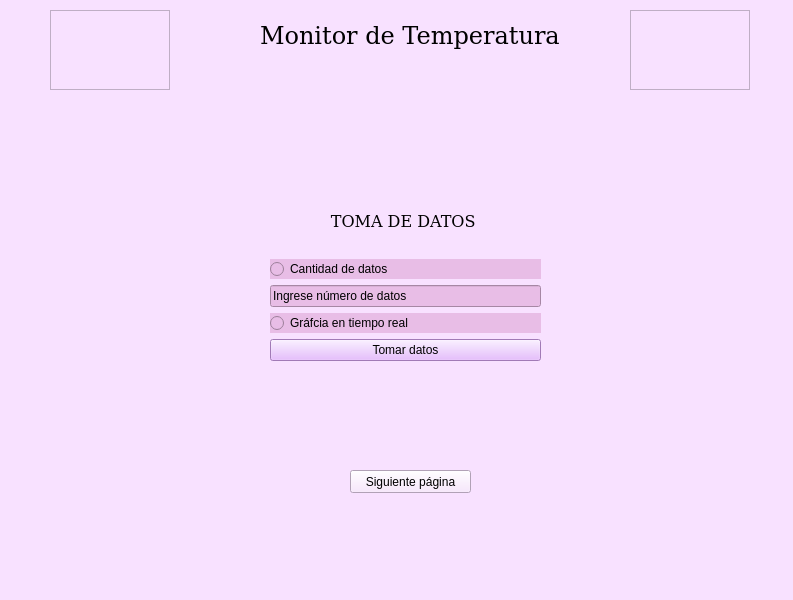
<?xml version="1.0" encoding="UTF-8"?>
<ui version="4.0">
 <class>MainWindow</class>
 <widget class="QMainWindow" name="MainWindow">
  <property name="geometry">
   <rect>
    <x>0</x>
    <y>0</y>
    <width>793</width>
    <height>600</height>
   </rect>
  </property>
  <property name="cursor">
   <cursorShape>ArrowCursor</cursorShape>
  </property>
  <property name="windowTitle">
   <string>MainWindow</string>
  </property>
  <property name="autoFillBackground">
   <bool>false</bool>
  </property>
  <property name="styleSheet">
   <string notr="true">background-color: rgb(248, 225, 255);</string>
  </property>
  <widget class="QWidget" name="centralwidget">
   <widget class="QLabel" name="Title">
    <property name="geometry">
     <rect>
      <x>260</x>
      <y>0</y>
      <width>301</width>
      <height>71</height>
     </rect>
    </property>
    <property name="font">
     <font>
      <family>DejaVu Serif</family>
      <pointsize>18</pointsize>
     </font>
    </property>
    <property name="text">
     <string>Monitor de Temperatura</string>
    </property>
   </widget>
   <widget class="QStackedWidget" name="stackedWidget">
    <property name="geometry">
     <rect>
      <x>60</x>
      <y>110</y>
      <width>681</width>
      <height>341</height>
     </rect>
    </property>
    <property name="currentIndex">
     <number>0</number>
    </property>
    <widget class="QWidget" name="page">
     <widget class="QWidget" name="verticalLayoutWidget">
      <property name="geometry">
       <rect>
        <x>210</x>
        <y>80</y>
        <width>271</width>
        <height>171</height>
       </rect>
      </property>
      <layout class="QVBoxLayout" name="CapturaDatos">
       <item>
        <widget class="QLabel" name="label_9">
         <property name="font">
          <font>
           <family>DejaVu Serif</family>
           <pointsize>12</pointsize>
          </font>
         </property>
         <property name="text">
          <string>            TOMA DE DATOS</string>
         </property>
        </widget>
       </item>
       <item>
        <widget class="QRadioButton" name="Cantidad">
         <property name="styleSheet">
          <string notr="true">background-color: rgb(232, 189, 230);</string>
         </property>
         <property name="text">
          <string>Cantidad de datos</string>
         </property>
        </widget>
       </item>
       <item>
        <widget class="QLineEdit" name="NumeroDatos">
         <property name="styleSheet">
          <string notr="true">background-color: rgb(232, 189, 230);</string>
         </property>
         <property name="text">
          <string>Ingrese número de datos</string>
         </property>
        </widget>
       </item>
       <item>
        <widget class="QRadioButton" name="radioButton">
         <property name="styleSheet">
          <string notr="true">background-color: rgb(232, 189, 230);</string>
         </property>
         <property name="text">
          <string>Gráfcia en tiempo real</string>
         </property>
        </widget>
       </item>
       <item>
        <widget class="QPushButton" name="pushButton">
         <property name="styleSheet">
          <string notr="true">background-color: rgb(225, 171, 255);</string>
         </property>
         <property name="text">
          <string>Tomar datos</string>
         </property>
        </widget>
       </item>
      </layout>
     </widget>
    </widget>
    <widget class="QWidget" name="page_2">
     <widget class="QWidget" name="verticalLayoutWidget_2">
      <property name="geometry">
       <rect>
        <x>130</x>
        <y>90</y>
        <width>425</width>
        <height>171</height>
       </rect>
      </property>
      <layout class="QVBoxLayout" name="verticalLayout">
       <item>
        <layout class="QGridLayout" name="gridLayout">
         <item row="3" column="0">
          <widget class="QLabel" name="label_5">
           <property name="styleSheet">
            <string notr="true">background-color: rgb(232, 189, 230);</string>
           </property>
           <property name="text">
            <string>      Normal</string>
           </property>
          </widget>
         </item>
         <item row="4" column="0">
          <widget class="QLabel" name="label_6">
           <property name="styleSheet">
            <string notr="true">background-color: rgb(232, 189, 230);</string>
           </property>
           <property name="text">
            <string>       Fiebre</string>
           </property>
          </widget>
         </item>
         <item row="4" column="1">
          <widget class="QLineEdit" name="lineEdit_5">
           <property name="styleSheet">
            <string notr="true">background-color: rgb(232, 189, 230);</string>
           </property>
          </widget>
         </item>
         <item row="3" column="1">
          <widget class="QLineEdit" name="lineEdit_3">
           <property name="styleSheet">
            <string notr="true">background-color: rgb(232, 189, 230);</string>
           </property>
          </widget>
         </item>
         <item row="2" column="1">
          <widget class="QLineEdit" name="lineEdit">
           <property name="styleSheet">
            <string notr="true">background-color: rgb(232, 189, 230);</string>
           </property>
          </widget>
         </item>
         <item row="3" column="2">
          <widget class="QLineEdit" name="lineEdit_4">
           <property name="styleSheet">
            <string notr="true">background-color: rgb(232, 189, 230);</string>
           </property>
          </widget>
         </item>
         <item row="1" column="0">
          <widget class="QLabel" name="label">
           <property name="styleSheet">
            <string notr="true">background-color: rgb(232, 189, 230);
gridline-color: rgb(90, 101, 255);</string>
           </property>
           <property name="text">
            <string>   Condición     </string>
           </property>
          </widget>
         </item>
         <item row="2" column="0">
          <widget class="QLabel" name="label_4">
           <property name="styleSheet">
            <string notr="true">background-color: rgb(232, 189, 230);</string>
           </property>
           <property name="text">
            <string>   Hipotermia  </string>
           </property>
          </widget>
         </item>
         <item row="4" column="2">
          <widget class="QLineEdit" name="lineEdit_6">
           <property name="styleSheet">
            <string notr="true">background-color: rgb(232, 189, 230);</string>
           </property>
          </widget>
         </item>
         <item row="2" column="2">
          <widget class="QLineEdit" name="lineEdit_2">
           <property name="styleSheet">
            <string notr="true">background-color: rgb(232, 189, 230);</string>
           </property>
          </widget>
         </item>
         <item row="1" column="2">
          <widget class="QLabel" name="label_2">
           <property name="styleSheet">
            <string notr="true">background-color: rgb(232, 189, 230);</string>
           </property>
           <property name="text">
            <string>          Temperatura Máxima</string>
           </property>
          </widget>
         </item>
         <item row="1" column="1">
          <widget class="QLabel" name="label_3">
           <property name="styleSheet">
            <string notr="true">background-color: rgb(232, 189, 230);</string>
           </property>
           <property name="text">
            <string>          Temperatura Mínima</string>
           </property>
          </widget>
         </item>
        </layout>
       </item>
       <item>
        <widget class="QPushButton" name="pushButton_2">
         <property name="styleSheet">
          <string notr="true">background-color: rgb(225, 171, 255);</string>
         </property>
         <property name="text">
          <string>Definir parametros</string>
         </property>
        </widget>
       </item>
      </layout>
     </widget>
     <widget class="QLabel" name="label_8">
      <property name="geometry">
       <rect>
        <x>130</x>
        <y>50</y>
        <width>421</width>
        <height>35</height>
       </rect>
      </property>
      <property name="font">
       <font>
        <family>DejaVu Serif</family>
        <pointsize>12</pointsize>
       </font>
      </property>
      <property name="text">
       <string>                 DEFINICIÓN DE PARÁMETROS</string>
      </property>
     </widget>
    </widget>
    <widget class="QWidget" name="page_3">
     <widget class="QWidget" name="verticalLayoutWidget_3">
      <property name="geometry">
       <rect>
        <x>190</x>
        <y>100</y>
        <width>321</width>
        <height>101</height>
       </rect>
      </property>
      <layout class="QVBoxLayout" name="verticalLayout_2">
       <item>
        <widget class="QLabel" name="label_7">
         <property name="font">
          <font>
           <family>DejaVu Serif</family>
           <pointsize>12</pointsize>
          </font>
         </property>
         <property name="text">
          <string>                       REPORTES</string>
         </property>
        </widget>
       </item>
       <item>
        <layout class="QHBoxLayout" name="horizontalLayout">
         <item>
          <widget class="QPushButton" name="pushButton_5">
           <property name="styleSheet">
            <string notr="true">background-color: rgb(225, 171, 255);</string>
           </property>
           <property name="text">
            <string>Valor máximo</string>
           </property>
          </widget>
         </item>
         <item>
          <widget class="QPushButton" name="pushButton_4">
           <property name="styleSheet">
            <string notr="true">background-color: rgb(225, 171, 255);</string>
           </property>
           <property name="text">
            <string>Valor mínimo</string>
           </property>
          </widget>
         </item>
         <item>
          <widget class="QPushButton" name="pushButton_3">
           <property name="styleSheet">
            <string notr="true">background-color: rgb(225, 171, 255);</string>
           </property>
           <property name="text">
            <string>Promedio</string>
           </property>
          </widget>
         </item>
        </layout>
       </item>
       <item>
        <widget class="QDateTimeEdit" name="dateTimeEdit">
         <property name="styleSheet">
          <string notr="true">background-color: rgb(232, 189, 230);</string>
         </property>
        </widget>
       </item>
      </layout>
     </widget>
    </widget>
    <widget class="QWidget" name="page_4">
     <widget class="QWidget" name="verticalLayoutWidget_4">
      <property name="geometry">
       <rect>
        <x>210</x>
        <y>90</y>
        <width>271</width>
        <height>131</height>
       </rect>
      </property>
      <layout class="QVBoxLayout" name="CapturaDatos_3">
       <item>
        <widget class="QLabel" name="label_11">
         <property name="font">
          <font>
           <family>DejaVu Serif</family>
           <pointsize>12</pointsize>
          </font>
         </property>
         <property name="text">
          <string>         CONSULTA DE DATOS</string>
         </property>
        </widget>
       </item>
       <item>
        <widget class="QRadioButton" name="Cantidad_3">
         <property name="styleSheet">
          <string notr="true">background-color: rgb(232, 189, 230);</string>
         </property>
         <property name="text">
          <string>Datos de temperatura</string>
         </property>
        </widget>
       </item>
       <item>
        <widget class="QRadioButton" name="radioButton_3">
         <property name="styleSheet">
          <string notr="true">background-color: rgb(232, 189, 230);</string>
         </property>
         <property name="text">
          <string>Parámetro de temperatura</string>
         </property>
        </widget>
       </item>
       <item>
        <widget class="QPushButton" name="pushButton_7">
         <property name="styleSheet">
          <string notr="true">background-color: rgb(225, 171, 255);</string>
         </property>
         <property name="text">
          <string>Consultar</string>
         </property>
        </widget>
       </item>
      </layout>
     </widget>
    </widget>
   </widget>
   <widget class="QFrame" name="frame">
    <property name="geometry">
     <rect>
      <x>50</x>
      <y>10</y>
      <width>120</width>
      <height>80</height>
     </rect>
    </property>
    <property name="frameShape">
     <enum>QFrame::StyledPanel</enum>
    </property>
    <property name="frameShadow">
     <enum>QFrame::Raised</enum>
    </property>
   </widget>
   <widget class="QFrame" name="frame_2">
    <property name="geometry">
     <rect>
      <x>630</x>
      <y>10</y>
      <width>120</width>
      <height>80</height>
     </rect>
    </property>
    <property name="frameShape">
     <enum>QFrame::StyledPanel</enum>
    </property>
    <property name="frameShadow">
     <enum>QFrame::Raised</enum>
    </property>
   </widget>
   <widget class="QPushButton" name="pushButton_8">
    <property name="geometry">
     <rect>
      <x>350</x>
      <y>470</y>
      <width>121</width>
      <height>23</height>
     </rect>
    </property>
    <property name="text">
     <string>Siguiente página</string>
    </property>
   </widget>
  </widget>
  <widget class="QMenuBar" name="menubar">
   <property name="geometry">
    <rect>
     <x>0</x>
     <y>0</y>
     <width>793</width>
     <height>21</height>
    </rect>
   </property>
  </widget>
  <widget class="QStatusBar" name="statusbar"/>
 </widget>
 <resources/>
 <connections/>
</ui>
